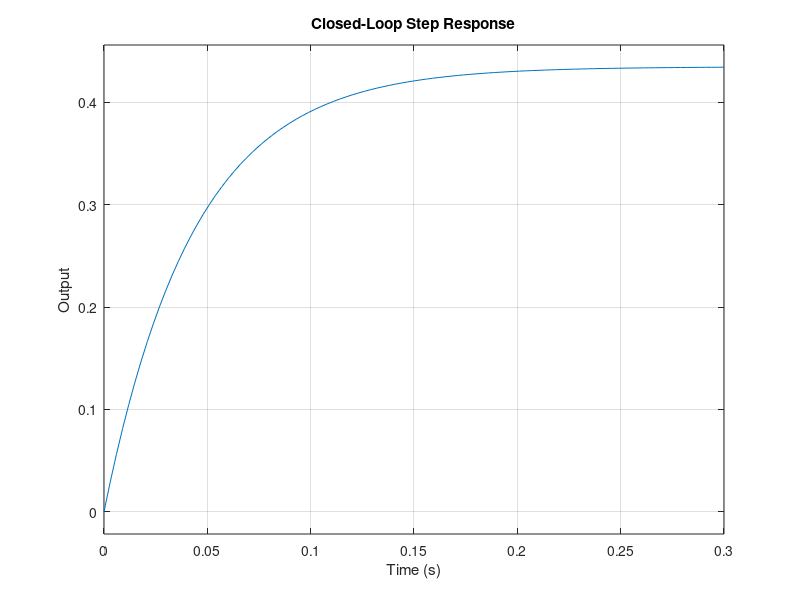

Here is the MATLAB script that generated this plot:
clc;
clear;
close all;

%% Forward Path
G = tf(10, [1 3]);

%% Feedback Path
H = tf(2, 1);

%% Closed-Loop System
% Negative feedback:
% T(s) = G(s) / (1 + G(s)H(s))

T = feedback(G, H);

disp('Forward Transfer Function G(s):');
G

disp('Feedback Transfer Function H(s):');
H

disp('Closed-Loop Transfer Function:');
T

%% Step Response
figure;
step(T);
grid on;
title('Closed-Loop Step Response');
xlabel('Time (s)');
ylabel('Output');
